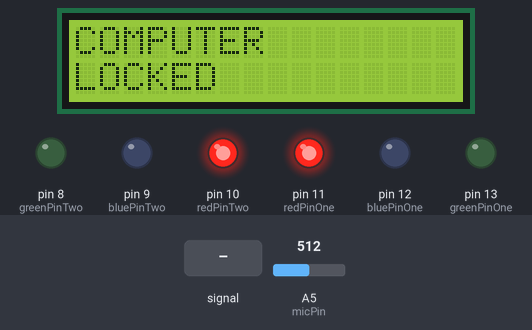
Simulated run of this sketch. Board: Arduino Leonardo, built with avr-gcc and run on an emulated ATmega32U4. Parts: 16×2 character LCD, output pins drawn as LEDs (lit = HIGH). The inputs (shaded band) are chosen by the test bench; at power-on: A5 (micPin) = 512. What the sketch prints to the serial monitor is not drawn.

Above: at 1.2 s.
1.3 s: A5 (micPin) fed a 200 Hz sine of ±255 counts around its level
At 2.5 s:
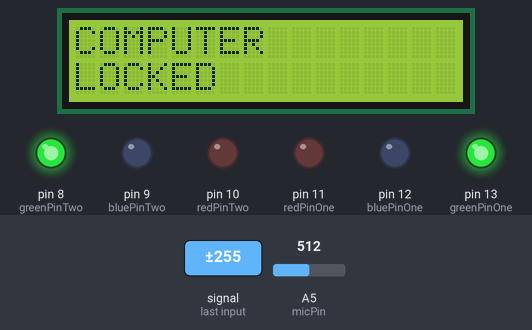
2.8 s: A5 (micPin) set to 716
At 4.0 s:
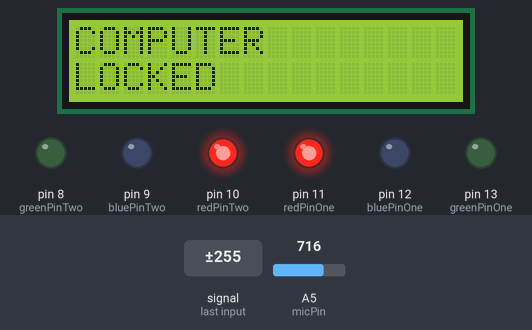
4.3 s: A5 (micPin) fed a 1000 Hz sine of ±255 counts around its level
At 5.0 s:
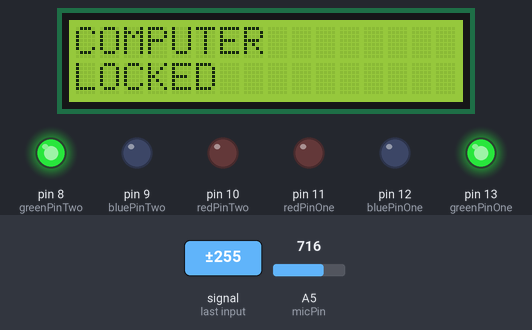
7.3 s: A5 (micPin) fed a 2 Hz sine of ±306 counts around its level
At 8.5 s:
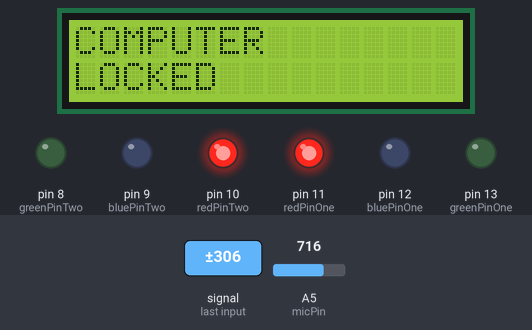
8.8 s: A5 (micPin) set to 900
At 9.9 s:
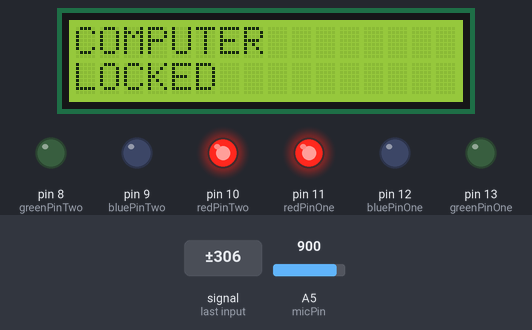
Timing chart, 0 to 11.3 s (numbered marks = the images above; inputs shaded):
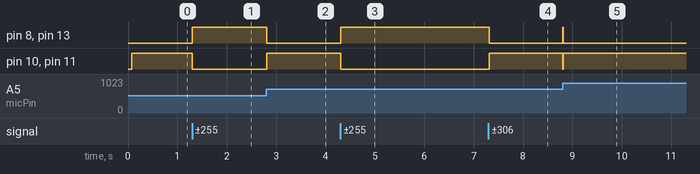

The sketch:

Ardino_clap_detector.ino
```cpp
#include <LiquidCrystal.h>
#include <Keyboard.h>

bool typedOnce = false;

int redPinOne = 11;
int bluePinOne = 12;
int greenPinOne = 13;

int redPinTwo = 10;
int bluePinTwo = 9;
int greenPinTwo = 8;
int clapThreshold = 80;
bool unlocked = false;
float A_TIGHT_LO[5] = {0.47f, 0.85f, 1.80f, 2.15f, 0.46f};
float A_TIGHT_HI[5] = {0.60f, 0.98f, 2.10f, 2.35f, 0.53f};

float B_TIGHT_LO[5] = {0.65f, 0.30f, 1.70f, 1.65f, 0.40f};
float B_TIGHT_HI[5] = {1.05f, 0.75f, 3.10f, 2.80f, 0.70f};

#define MAX_CLAPS 128
unsigned long clapTime[MAX_CLAPS];
int clapCount = 0;

unsigned long differences[6];
int diffCount = 0;

float ratios[5];
int ratioCount = 0;

const int rs = 7, en = 6, d4 = 5, d5 = 4, d6 = 3, d7 = 2;
LiquidCrystal lcd(rs, en, d4, d5, d6, d7);
const int micPin = A5;

void setup() {
  pinMode(redPinOne, OUTPUT);
  pinMode(greenPinOne, OUTPUT);
  pinMode(bluePinOne, OUTPUT);

  pinMode(greenPinTwo, OUTPUT);
  pinMode(redPinTwo, OUTPUT);
  pinMode(bluePinTwo, OUTPUT);

  pinMode(micPin, INPUT);
  Serial.begin(9600);

  lcd.begin(16 ,2);
  lcd.print("COMPUTER");
  lcd.setCursor(0, 1);
  lcd.print("LOCKED");
}

void loop() {
  unsigned long t0 = micros();
  int maxV = 0;
  int minV = 1023;
  while((micros() - t0) < 8000UL){
    int micValue = analogRead(micPin);
    if(micValue > maxV){
      maxV = micValue;
    }if(micValue < minV){
      minV = micValue;
    }
  }
  int p2p = maxV - minV;
  if(p2p > 200){
    setColorOne(0,255,0);
    setColorTwo(0, 255, 0);
  }else {
    setColorOne(255, 0, 0);
    setColorTwo(255, 0, 0);
  }
  if(p2p > 200){
    Serial.print(millis());
    Serial.print(' ');
    if (clapCount < MAX_CLAPS) clapTime[clapCount++] = millis();
  }
  if (unlocked) {
    setColorOne(0,0,255);
    setColorTwo(0,0,255);
    lcd.clear();
    lcd.print("COMPUTER");
    lcd.setCursor(0,1);
    lcd.print("UNLOCKED");
    if (!typedOnce) {
    Keyboard.begin();
    delay(200);
    Keyboard.print("*type password here*");
    Keyboard.write(KEY_RETURN);
    Keyboard.end();
    typedOnce = true;
    }
  } else {
    if (p2p > 200) {
      setColorOne(0,255,0);
      setColorTwo(0,255,0);
    } else {
      setColorOne(255,0,0);
      setColorTwo(255,0,0);
    }
  }

  diffCount  = 0;
  ratioCount = 0;
  int left = 0;
  int right = 1;

  while (right < clapCount) {
      unsigned long df = clapTime[right] - clapTime[left];
      if (df < (unsigned long)clapThreshold) {
          for (int i = right + 1; i < clapCount; ++i) clapTime[i - 1] = clapTime[i];
          --clapCount;
      } else {
          if (diffCount < 6) differences[diffCount++] = df;
          left = right;
          right = left + 1;
          if(diffCount >= 2){
            int ratioSize = (int)ratioCount;

            if (diffCount < ratioSize + 2) {
              continue;
            }

            float ratio = (float)differences[ratioSize + 1]/(float)differences[ratioSize];
            if((ratio >= A_TIGHT_LO[ratioSize] && ratio <= A_TIGHT_HI[ratioSize]) ||  (ratio >= B_TIGHT_LO[ratioSize] && ratio <= B_TIGHT_HI[ratioSize])){
              if (ratioCount < 5) ratios[ratioCount++] = ratio;
              if(ratioCount == 5){
                unlocked = true;
                break;
              }
            }else{
              ratioCount = 0;
              diffCount = 0;
              if (clapCount > 0) {
                for (int i = 1; i < clapCount; ++i) clapTime[i - 1] = clapTime[i];
                --clapCount;
              }

              left = 0;
              right = 1;
            }
          }
      }
  }

}

void setColorOne(int redValue, int greenValue, int blueValue){
  analogWrite(redPinOne, redValue);
  analogWrite(bluePinOne, blueValue);
  analogWrite(greenPinOne, greenValue);
}

void setColorTwo(int redValue, int greenValue, int blueValue){
  analogWrite(redPinTwo, redValue);
  analogWrite(bluePinTwo, blueValue);
  analogWrite(greenPinTwo, greenValue);
}
```

Measured:
- after the input at 1.3 s, pin 8 (greenPinTwo), pin 13 (greenPinOne): LOW → HIGH at once; pin 10 (redPinTwo), pin 11 (redPinOne): HIGH → LOW at once
- after the input at 2.8 s, pin 8 (greenPinTwo), pin 13 (greenPinOne): HIGH → LOW at once; pin 10 (redPinTwo), pin 11 (redPinOne): LOW → HIGH at once
- after the input at 4.3 s, pin 8 (greenPinTwo), pin 13 (greenPinOne): LOW → HIGH at once; pin 10 (redPinTwo), pin 11 (redPinOne): HIGH → LOW at once
- after the input at 7.3 s, pin 8 (greenPinTwo), pin 13 (greenPinOne): HIGH → LOW at once; pin 10 (redPinTwo), pin 11 (redPinOne): LOW → HIGH at once
- after the input at 8.8 s, pin 8 (greenPinTwo), pin 13 (greenPinOne): LOW → HIGH at once, → LOW 0.01 s later; pin 10 (redPinTwo), pin 11 (redPinOne): HIGH → LOW at once, → HIGH 0.01 s later
